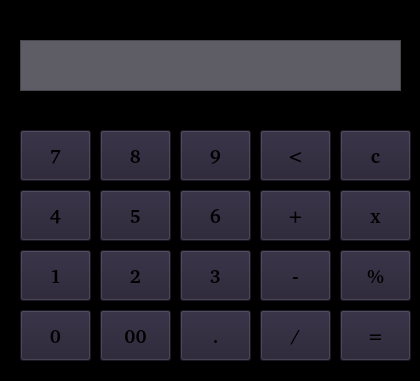
<?xml version="1.0" encoding="UTF-8"?>
<ui version="4.0">
 <class>MainWindow</class>
 <widget class="QMainWindow" name="MainWindow">
  <property name="geometry">
   <rect>
    <x>0</x>
    <y>0</y>
    <width>420</width>
    <height>381</height>
   </rect>
  </property>
  <property name="minimumSize">
   <size>
    <width>420</width>
    <height>381</height>
   </size>
  </property>
  <property name="maximumSize">
   <size>
    <width>420</width>
    <height>381</height>
   </size>
  </property>
  <property name="windowTitle">
   <string>calculator</string>
  </property>
  <property name="windowIcon">
   <iconset>
    <normaloff>icon/calculatoricon.png</normaloff>icon/calculatoricon.png</iconset>
  </property>
  <property name="styleSheet">
   <string notr="true">background-color: rgb(0, 0, 0);</string>
  </property>
  <widget class="QWidget" name="centralwidget">
   <widget class="QLabel" name="label">
    <property name="geometry">
     <rect>
      <x>20</x>
      <y>40</y>
      <width>381</width>
      <height>51</height>
     </rect>
    </property>
    <property name="font">
     <font>
      <family>Ubuntu Mono</family>
      <pointsize>14</pointsize>
      <weight>75</weight>
      <bold>true</bold>
     </font>
    </property>
    <property name="styleSheet">
     <string notr="true">

background-color: rgb(94, 92, 100);</string>
    </property>
    <property name="frameShape">
     <enum>QFrame::StyledPanel</enum>
    </property>
    <property name="text">
     <string/>
    </property>
   </widget>
   <widget class="QPushButton" name="btn_7">
    <property name="geometry">
     <rect>
      <x>20</x>
      <y>130</y>
      <width>71</width>
      <height>51</height>
     </rect>
    </property>
    <property name="font">
     <font>
      <family>URW Bookman [urw]</family>
      <pointsize>14</pointsize>
      <weight>75</weight>
      <bold>true</bold>
     </font>
    </property>
    <property name="autoFillBackground">
     <bool>false</bool>
    </property>
    <property name="styleSheet">
     <string notr="true">background-color: rgb(36, 31, 49);
alternate-background-color: rgb(119, 118, 123);
</string>
    </property>
    <property name="text">
     <string>7</string>
    </property>
   </widget>
   <widget class="QPushButton" name="btn_8">
    <property name="geometry">
     <rect>
      <x>100</x>
      <y>130</y>
      <width>71</width>
      <height>51</height>
     </rect>
    </property>
    <property name="font">
     <font>
      <family>URW Bookman [urw]</family>
      <pointsize>14</pointsize>
      <weight>75</weight>
      <bold>true</bold>
     </font>
    </property>
    <property name="autoFillBackground">
     <bool>false</bool>
    </property>
    <property name="styleSheet">
     <string notr="true">background-color: rgb(36, 31, 49);
alternate-background-color: rgb(119, 118, 123);
</string>
    </property>
    <property name="text">
     <string>8</string>
    </property>
   </widget>
   <widget class="QPushButton" name="btn_9">
    <property name="geometry">
     <rect>
      <x>180</x>
      <y>130</y>
      <width>71</width>
      <height>51</height>
     </rect>
    </property>
    <property name="font">
     <font>
      <family>URW Bookman [urw]</family>
      <pointsize>14</pointsize>
      <weight>75</weight>
      <bold>true</bold>
     </font>
    </property>
    <property name="autoFillBackground">
     <bool>false</bool>
    </property>
    <property name="styleSheet">
     <string notr="true">background-color: rgb(36, 31, 49);
alternate-background-color: rgb(119, 118, 123);
</string>
    </property>
    <property name="text">
     <string>9</string>
    </property>
   </widget>
   <widget class="QPushButton" name="btn_4">
    <property name="geometry">
     <rect>
      <x>20</x>
      <y>190</y>
      <width>71</width>
      <height>51</height>
     </rect>
    </property>
    <property name="font">
     <font>
      <family>URW Bookman [urw]</family>
      <pointsize>14</pointsize>
      <weight>75</weight>
      <bold>true</bold>
     </font>
    </property>
    <property name="autoFillBackground">
     <bool>false</bool>
    </property>
    <property name="styleSheet">
     <string notr="true">background-color: rgb(36, 31, 49);
alternate-background-color: rgb(119, 118, 123);
</string>
    </property>
    <property name="text">
     <string>4</string>
    </property>
   </widget>
   <widget class="QPushButton" name="btn_5">
    <property name="geometry">
     <rect>
      <x>100</x>
      <y>190</y>
      <width>71</width>
      <height>51</height>
     </rect>
    </property>
    <property name="font">
     <font>
      <family>URW Bookman [urw]</family>
      <pointsize>14</pointsize>
      <weight>75</weight>
      <bold>true</bold>
     </font>
    </property>
    <property name="autoFillBackground">
     <bool>false</bool>
    </property>
    <property name="styleSheet">
     <string notr="true">background-color: rgb(36, 31, 49);
alternate-background-color: rgb(119, 118, 123);
</string>
    </property>
    <property name="text">
     <string>5</string>
    </property>
   </widget>
   <widget class="QPushButton" name="btn_6">
    <property name="geometry">
     <rect>
      <x>180</x>
      <y>190</y>
      <width>71</width>
      <height>51</height>
     </rect>
    </property>
    <property name="font">
     <font>
      <family>URW Bookman [urw]</family>
      <pointsize>14</pointsize>
      <weight>75</weight>
      <bold>true</bold>
     </font>
    </property>
    <property name="autoFillBackground">
     <bool>false</bool>
    </property>
    <property name="styleSheet">
     <string notr="true">background-color: rgb(36, 31, 49);
alternate-background-color: rgb(119, 118, 123);
</string>
    </property>
    <property name="text">
     <string>6</string>
    </property>
   </widget>
   <widget class="QPushButton" name="btn_1">
    <property name="geometry">
     <rect>
      <x>20</x>
      <y>250</y>
      <width>71</width>
      <height>51</height>
     </rect>
    </property>
    <property name="font">
     <font>
      <family>URW Bookman [urw]</family>
      <pointsize>14</pointsize>
      <weight>75</weight>
      <bold>true</bold>
     </font>
    </property>
    <property name="autoFillBackground">
     <bool>false</bool>
    </property>
    <property name="styleSheet">
     <string notr="true">background-color: rgb(36, 31, 49);
alternate-background-color: rgb(119, 118, 123);
</string>
    </property>
    <property name="text">
     <string>1</string>
    </property>
   </widget>
   <widget class="QPushButton" name="btn_2">
    <property name="geometry">
     <rect>
      <x>100</x>
      <y>250</y>
      <width>71</width>
      <height>51</height>
     </rect>
    </property>
    <property name="font">
     <font>
      <family>URW Bookman [urw]</family>
      <pointsize>14</pointsize>
      <weight>75</weight>
      <bold>true</bold>
     </font>
    </property>
    <property name="autoFillBackground">
     <bool>false</bool>
    </property>
    <property name="styleSheet">
     <string notr="true">background-color: rgb(36, 31, 49);
alternate-background-color: rgb(119, 118, 123);
</string>
    </property>
    <property name="text">
     <string>2</string>
    </property>
   </widget>
   <widget class="QPushButton" name="btn_3">
    <property name="geometry">
     <rect>
      <x>180</x>
      <y>250</y>
      <width>71</width>
      <height>51</height>
     </rect>
    </property>
    <property name="font">
     <font>
      <family>URW Bookman [urw]</family>
      <pointsize>14</pointsize>
      <weight>75</weight>
      <bold>true</bold>
     </font>
    </property>
    <property name="autoFillBackground">
     <bool>false</bool>
    </property>
    <property name="styleSheet">
     <string notr="true">background-color: rgb(36, 31, 49);
alternate-background-color: rgb(119, 118, 123);
</string>
    </property>
    <property name="text">
     <string>3</string>
    </property>
   </widget>
   <widget class="QPushButton" name="btn_0">
    <property name="geometry">
     <rect>
      <x>20</x>
      <y>310</y>
      <width>71</width>
      <height>51</height>
     </rect>
    </property>
    <property name="font">
     <font>
      <family>URW Bookman [urw]</family>
      <pointsize>14</pointsize>
      <weight>75</weight>
      <bold>true</bold>
     </font>
    </property>
    <property name="autoFillBackground">
     <bool>false</bool>
    </property>
    <property name="styleSheet">
     <string notr="true">background-color: rgb(36, 31, 49);
alternate-background-color: rgb(119, 118, 123);
</string>
    </property>
    <property name="text">
     <string>0</string>
    </property>
   </widget>
   <widget class="QPushButton" name="btn_00">
    <property name="geometry">
     <rect>
      <x>100</x>
      <y>310</y>
      <width>71</width>
      <height>51</height>
     </rect>
    </property>
    <property name="font">
     <font>
      <family>URW Bookman [urw]</family>
      <pointsize>14</pointsize>
      <weight>75</weight>
      <bold>true</bold>
     </font>
    </property>
    <property name="autoFillBackground">
     <bool>false</bool>
    </property>
    <property name="styleSheet">
     <string notr="true">background-color: rgb(36, 31, 49);
alternate-background-color: rgb(119, 118, 123);
</string>
    </property>
    <property name="text">
     <string>00</string>
    </property>
   </widget>
   <widget class="QPushButton" name="btn_dot">
    <property name="geometry">
     <rect>
      <x>180</x>
      <y>310</y>
      <width>71</width>
      <height>51</height>
     </rect>
    </property>
    <property name="font">
     <font>
      <family>URW Bookman [urw]</family>
      <pointsize>14</pointsize>
      <weight>75</weight>
      <bold>true</bold>
     </font>
    </property>
    <property name="autoFillBackground">
     <bool>false</bool>
    </property>
    <property name="styleSheet">
     <string notr="true">background-color: rgb(36, 31, 49);
alternate-background-color: rgb(119, 118, 123);
</string>
    </property>
    <property name="text">
     <string>.</string>
    </property>
   </widget>
   <widget class="QPushButton" name="btn_minus">
    <property name="geometry">
     <rect>
      <x>260</x>
      <y>250</y>
      <width>71</width>
      <height>51</height>
     </rect>
    </property>
    <property name="font">
     <font>
      <family>URW Bookman [urw]</family>
      <pointsize>14</pointsize>
      <weight>75</weight>
      <bold>true</bold>
     </font>
    </property>
    <property name="autoFillBackground">
     <bool>false</bool>
    </property>
    <property name="styleSheet">
     <string notr="true">background-color: rgb(36, 31, 49);
alternate-background-color: rgb(119, 118, 123);
</string>
    </property>
    <property name="text">
     <string>-</string>
    </property>
   </widget>
   <widget class="QPushButton" name="btn_plus">
    <property name="geometry">
     <rect>
      <x>260</x>
      <y>190</y>
      <width>71</width>
      <height>51</height>
     </rect>
    </property>
    <property name="font">
     <font>
      <family>URW Bookman [urw]</family>
      <pointsize>14</pointsize>
      <weight>75</weight>
      <bold>true</bold>
     </font>
    </property>
    <property name="autoFillBackground">
     <bool>false</bool>
    </property>
    <property name="styleSheet">
     <string notr="true">background-color: rgb(36, 31, 49);
alternate-background-color: rgb(119, 118, 123);
</string>
    </property>
    <property name="text">
     <string>+</string>
    </property>
   </widget>
   <widget class="QPushButton" name="btn_slash">
    <property name="geometry">
     <rect>
      <x>260</x>
      <y>310</y>
      <width>71</width>
      <height>51</height>
     </rect>
    </property>
    <property name="font">
     <font>
      <family>URW Bookman [urw]</family>
      <pointsize>14</pointsize>
      <weight>75</weight>
      <bold>true</bold>
     </font>
    </property>
    <property name="autoFillBackground">
     <bool>false</bool>
    </property>
    <property name="styleSheet">
     <string notr="true">background-color: rgb(36, 31, 49);
alternate-background-color: rgb(119, 118, 123);
</string>
    </property>
    <property name="text">
     <string>/</string>
    </property>
   </widget>
   <widget class="QPushButton" name="btn_bkspace">
    <property name="geometry">
     <rect>
      <x>260</x>
      <y>130</y>
      <width>71</width>
      <height>51</height>
     </rect>
    </property>
    <property name="font">
     <font>
      <family>URW Bookman [urw]</family>
      <pointsize>14</pointsize>
      <weight>75</weight>
      <bold>true</bold>
     </font>
    </property>
    <property name="autoFillBackground">
     <bool>false</bool>
    </property>
    <property name="styleSheet">
     <string notr="true">background-color: rgb(36, 31, 49);
alternate-background-color: rgb(119, 118, 123);
</string>
    </property>
    <property name="text">
     <string>&lt;</string>
    </property>
   </widget>
   <widget class="QPushButton" name="btn_present">
    <property name="geometry">
     <rect>
      <x>340</x>
      <y>250</y>
      <width>71</width>
      <height>51</height>
     </rect>
    </property>
    <property name="font">
     <font>
      <family>URW Bookman [urw]</family>
      <pointsize>14</pointsize>
      <weight>75</weight>
      <bold>true</bold>
     </font>
    </property>
    <property name="autoFillBackground">
     <bool>false</bool>
    </property>
    <property name="styleSheet">
     <string notr="true">background-color: rgb(36, 31, 49);
alternate-background-color: rgb(119, 118, 123);
</string>
    </property>
    <property name="text">
     <string>%</string>
    </property>
   </widget>
   <widget class="QPushButton" name="btn_c">
    <property name="geometry">
     <rect>
      <x>340</x>
      <y>130</y>
      <width>71</width>
      <height>51</height>
     </rect>
    </property>
    <property name="font">
     <font>
      <family>URW Bookman [urw]</family>
      <pointsize>14</pointsize>
      <weight>75</weight>
      <bold>true</bold>
     </font>
    </property>
    <property name="autoFillBackground">
     <bool>false</bool>
    </property>
    <property name="styleSheet">
     <string notr="true">background-color: rgb(36, 31, 49);
alternate-background-color: rgb(119, 118, 123);
</string>
    </property>
    <property name="text">
     <string>c</string>
    </property>
   </widget>
   <widget class="QPushButton" name="btn_25">
    <property name="geometry">
     <rect>
      <x>340</x>
      <y>190</y>
      <width>71</width>
      <height>51</height>
     </rect>
    </property>
    <property name="font">
     <font>
      <family>URW Bookman [urw]</family>
      <pointsize>14</pointsize>
      <weight>75</weight>
      <bold>true</bold>
     </font>
    </property>
    <property name="autoFillBackground">
     <bool>false</bool>
    </property>
    <property name="styleSheet">
     <string notr="true">background-color: rgb(36, 31, 49);
alternate-background-color: rgb(119, 118, 123);
</string>
    </property>
    <property name="text">
     <string>x</string>
    </property>
   </widget>
   <widget class="QPushButton" name="btn_equal">
    <property name="geometry">
     <rect>
      <x>340</x>
      <y>310</y>
      <width>71</width>
      <height>51</height>
     </rect>
    </property>
    <property name="font">
     <font>
      <family>URW Bookman [urw]</family>
      <pointsize>14</pointsize>
      <weight>75</weight>
      <bold>true</bold>
     </font>
    </property>
    <property name="autoFillBackground">
     <bool>false</bool>
    </property>
    <property name="styleSheet">
     <string notr="true">background-color: rgb(36, 31, 49);
alternate-background-color: rgb(119, 118, 123);
</string>
    </property>
    <property name="text">
     <string>=</string>
    </property>
   </widget>
  </widget>
 </widget>
 <resources/>
 <connections/>
</ui>
